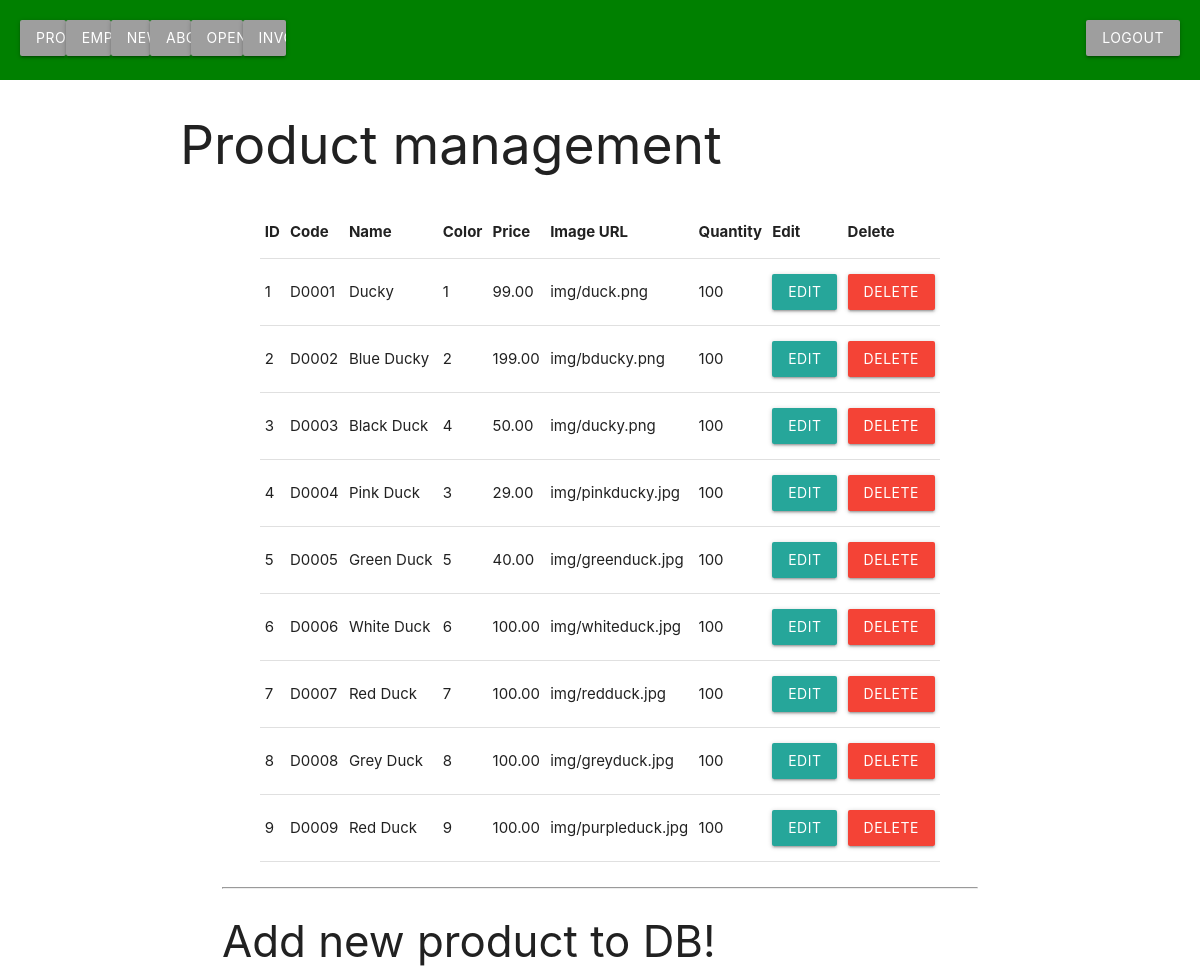
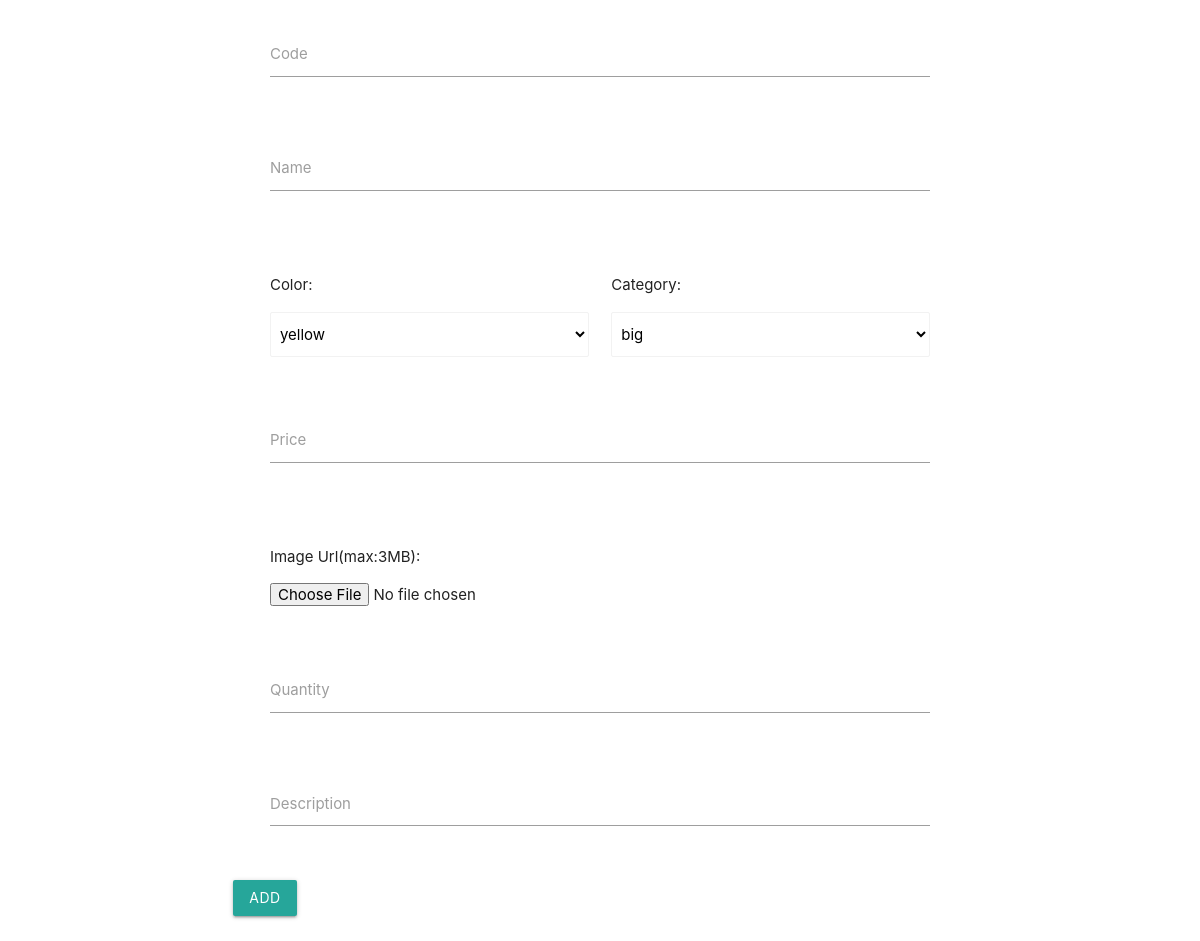
/Backend/index.php (signed in), run on the app's committed database (2 pictures, top to bottom).
### tables this page shows
CREATE TABLE Product
(
  `ID` int(8) NOT NULL AUTO_INCREMENT,
  `name` varchar(255) NOT NULL,
  `code` varchar(255) NOT NULL,
  `image` text NOT NULL,
  `price` double(10,2) NOT NULL,
  `color` int NOT null,
  `desc` varchar(255),
  `quantity` int NOT NULL,
  PRIMARY KEY (`ID`),
  UNIQUE KEY `product_code` (`code`),
  FOREIGN KEY (color) REFERENCES Color (ColorID)
);

### Backend/index.php (the view, shortened to what this page needs)
<?php require_once "../connection/dbcon.php";
require("../admin/adminHeader.php");
?>
<?php
$dbCon = dbCon();
$query = $dbCon->prepare("SELECT * FROM Product");
$query->execute();
$getProducts = $query->fetchAll();
$coloQuery = $dbCon->prepare("SELECT * FROM Color");
$coloQuery->execute();
$getColors = $coloQuery->fetchAll();
$coloQuery = $dbCon->prepare("SELECT * FROM Category");
$coloQuery->execute();
$getCategory = $coloQuery->fetchAll();
?>
<body>
    <div class="container">
        <h2>Product management</h2>
        <div class="row">
            <div class="row">
                <table class="highlight">
                    <thead>
                        <tr>
                            <th>ID</th>
                            <th>Code</th>
                            <th>Name</th>
                            <th>Color</th>
                            <th>Price</th>
                            <th>Image URL</th>
                            <th>Quantity</th>
                            <th>Edit</th>
                            <th>Delete</th>
                        </tr>
                    </thead>
                    <tbody>
                        <?php
                        foreach ($getProducts as $getProduct) {
                            echo "<tr>
                            <td>" . $getProduct['ID'] . "</td>
                            <td>" . $getProduct['code'] . "</td>
                            <td>" . $getProduct['name'] . "</td>
                            <td>" . $getProduct['color'] . "</td>
                            <td>" . $getProduct['price'] . "</td>
                            <td>" . $getProduct['image'] . "</td>
                            <td>" . $getProduct['quantity'] . "</td>";
                            echo '<td><a href="editEntry.php?ID=' . $getProduct['ID'] . '" class="waves-effect waves-light btn" ">Edit</a></td>';
                            echo '<td><a href="deleteEntry.php?ID=' . $getProduct['ID'] . '" class="waves-effect waves-light btn red" onclick="return confirm(\'Delete! are you sure?\')">Delete</a></td>';
                            echo "</tr>";
                        }
                        ?>
                    </tbody>
                </table>
            </div>
            <hr>
            <h3>Add new product to DB!</h3>
            <form class="col s12" name="contact" method="post" action="addEntry.php" enctype="multipart/form-data">
                <div class="row">
                    <div class="input-field col s12">
                        <input id="Code" name="Code" type="text" class="validate" required="" aria-required="true">
                        <label for="Code">Code</label>
                    </div>
                </div>
                <div class="row">
                    <div class="input-field col s12">
                        <input id="Name" name="Name" type="text" class="validate" required="" aria-required="true">
                        <label for="Name">Name</label>
                    </div>
                </div>
                <div class="row">
                    <div class="input-field col s6">
                        <p>Color:</p>
                        <select name="Color" class="browser-default">
                            <?php
                            foreach ($getColors as $getColor) {
                                echo "<option value='" . $getColor['colorID'] . "'>" . $getColor['name'] . "</option>";
                            }
                            ?>
                        </select>
                    </div>
                    <div class="input-field col s6">
                        <p>Category:</p>
                        <select name="category" class="browser-default">
                            <?php
                            foreach ($getCategory as $category) {
                                echo "<option value='" . $category['categoryID'] . "'>" . $category['name'] . "</option>";
                            }
                            ?>
                        </select>
                    </div>
                </div>
                <div class="row">
                    <div class="input-field col s12">
                        <input id="Price" name="Price" type="text" class="validate" required="" aria-required="true">
                        <label for="Price">Price</label>
                    </div>
                </div>
                <div class="row">
                    <div class="input-field col s12">
                        <p>Image Url(max:3MB):</p>
                        <input id="Image" name="Image" type="file" class="validate" required="" aria-required="true">
                    </div>
                </div>
                <div class="row">
                    <div class="input-field col s12">
                        <input id="Quantity" name="Quantity" type="text" class="validate" required="" aria-required="true">
                        <label for="Quantity">Quantity</label>
                    </div>
                </div>
                <div class="row">
                    <div class="input-field col s12">
                        <textarea name="description" id="description" class="materialize-textarea" required="" aria-required="true"></textarea>
                        <label for="description">Description</label>
                    </div>
                </div>
                <button class="btn waves-effect waves-light" type="submit" name="submit">Add
                </button>
            </form>
        </div>
    </div>
</body>
</html>

### css/style.css (style rules this page uses)
.row { padding: 5px 5% !important; }

### data on the page
product: ID "1", code "D0001", name "Ducky", color "1", price "99.00", image "img/duck.png", quantity "100"
product: ID "2", code "D0002", name "Blue Ducky", color "2", price "199.00", image "img/bducky.png", quantity "100"
product: ID "3", code "D0003", name "Black Duck", color "4", price "50.00", image "img/ducky.png", quantity "100"
product: ID "4", code "D0004", name "Pink Duck", color "3", price "29.00", image "img/pinkducky.jpg", quantity "100"
product: ID "5", code "D0005", name "Green Duck", color "5", price "40.00", image "img/greenduck.jpg", quantity "100"
product: ID "6", code "D0006", name "White Duck", color "6", price "100.00", image "img/whiteduck.jpg", quantity "100"
product: ID "7", code "D0007", name "Red Duck", color "7", price "100.00", image "img/redduck.jpg", quantity "100"
product: ID "8", code "D0008", name "Grey Duck", color "8", price "100.00", image "img/greyduck.jpg", quantity "100"
product: ID "9", code "D0009", name "Red Duck", color "9", price "100.00", image "img/purpleduck.jpg", quantity "100"

### other printed values
form field Color "yellow"
form field category "big"
